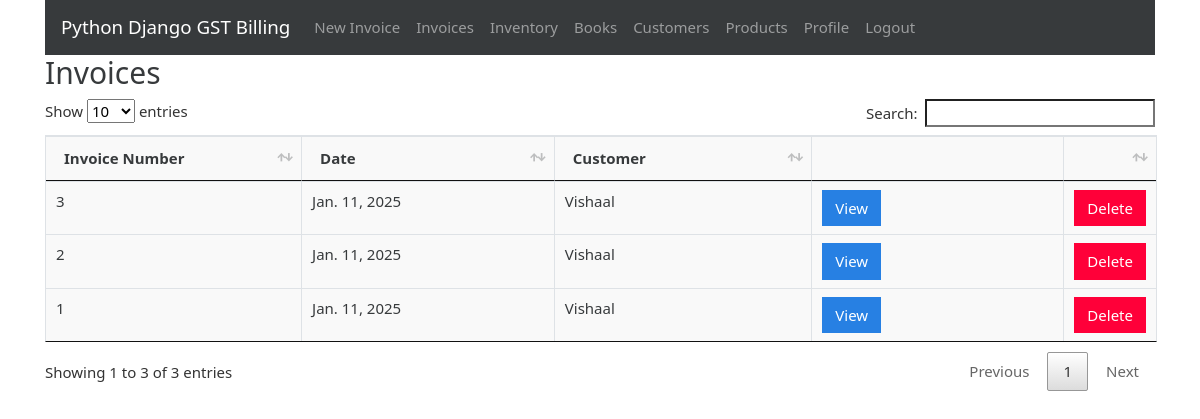
Screenshot of /invoices (signed in) with the database file from the repository.
### gstbillingapp/models.py (models this page shows, shortened)
class Invoice(models.Model):
    user = models.ForeignKey(User, null=True, blank=True, on_delete=models.SET_NULL)
    invoice_number = models.IntegerField()
    invoice_date = models.DateField()
    invoice_customer = models.ForeignKey(
        'Customer',
        on_delete=models.SET_NULL,
        null=True
    )
    invoice_json = models.TextField()
    inventory_reflected = models.BooleanField(default=True)
    created_at = models.DateTimeField(auto_now_add=True)
    books_reflected = models.BooleanField(default=True)

class Customer(models.Model):
    user = models.ForeignKey(User, null=True, blank=True, on_delete=models.SET_NULL)
    customer_name = models.CharField(max_length=200)
    customer_address = models.TextField(max_length=600, blank=True, null=True)
    customer_phone = models.CharField(max_length=14, blank=True, null=True)
    customer_gst = models.CharField(max_length=15, blank=True, null=True)
    def __str__(self):
        return self.customer_name

### gstbillingapp/views.py (the view)
# urls.py: path('invoices', views.invoices, name='invoices'),
@login_required
def invoices(request):
    context = {}
    context['invoices'] = Invoice.objects.filter(user=request.user).order_by('-id')
    return render(request, 'gstbillingapp/invoices.html', context)

### gstbillingapp/templates/gstbillingapp/invoices.html (shortened to what this page needs)
{% extends "gstbillingapp/base.html" %}
{% load static %}
{% block content %}
		<h2>Invoices</h2>
		<table class="table table-bordered" id="invoice-table">
		<thead>
			<tr>
				<th>Invoice Number</th>
				<th>Date</th>
				<th>Customer</th>
				<th></th>
				<th></th>
			</tr>
		</thead>
		<tbody class="two-col-form">
			{% for invoice in invoices %}
			<tr>
 				<td>{{invoice.invoice_number}}</td>
 				<td>{{invoice.invoice_date}}</td>
 				<td>{{invoice.invoice_customer}}</td>
				 <td><a href="{% url 'invoice_viewer' invoice.id %}"><button type="button" class="btn btn-primary">View</button></a></td>
				 <td><button type="button" class="btn btn-danger" data-toggle="modal" data-target="#invoiceDeleteModal" data-invoice-id="{{invoice.id}}" data-invoice-number="{{invoice.invoice_number}}, for {{invoice.invoice_customer}}">Delete</button></td>
			</tr>
			{% endfor %}
		</tbody>
		</table>
{% endblock %}

### gstbillingapp/static/gstbillingapp/main.css (style rules this page uses)
.table-bordered td, .table-bordered th { padding: 0.25em; }
.table-bordered tbody td, .table-bordered tbody th, .table-bordered thead th, .table-bordered thead td { background: #f9f9f9; }
.two-col-form td, .two-col-form th { width: 25%; }

### rows the page displays
Invoice: invoice_number "3", invoice_date "Jan. 11, 2025", invoice_customer "Vishaal"
Invoice: invoice_number "2", invoice_date "Jan. 11, 2025", invoice_customer "Vishaal"
Invoice: invoice_number "1", invoice_date "Jan. 11, 2025", invoice_customer "Vishaal"
